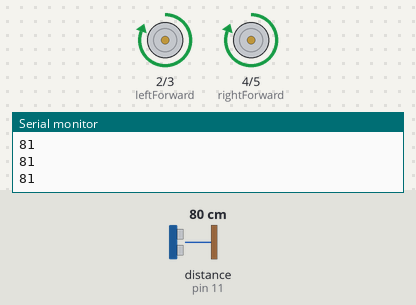
A sketch run on a simulated Arduino Uno, built with avr-gcc and run on an emulated ATmega328P. On the bench: motor-driver pin pairs drawn as motors (green arrow = first pin HIGH = forward, orange = second pin HIGH = backward, longer = more drive), the last lines printed to the serial monitor. Wiring (inferred from the names in the program): ultrasonic range finder: trigger pin 12; echo pin 11. The inputs (shaded band) are chosen by the test bench; at power-on: distance to the obstacle (sensor on pin 11) 80 cm. The echo pulse lasts 58.3 µs per cm.

Above: at 1.3 s.
1.4 s: distance to the obstacle (sensor on pin 11) set to 32 cm
4.4 s: distance to the obstacle (sensor on pin 11) set to 27 cm
At 4.9 s:
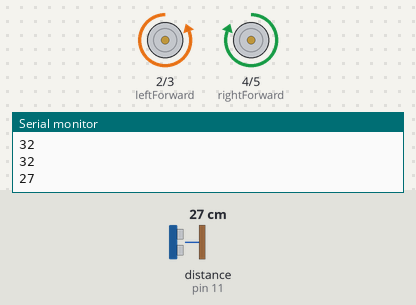
7.4 s: distance to the obstacle (sensor on pin 11) set to 35 cm
At 7.9 s:
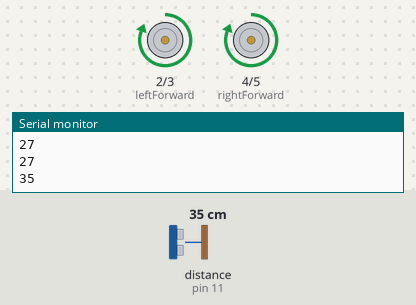
10.4 s: distance to the obstacle (sensor on pin 11) set to 2 cm
At 10.9 s:
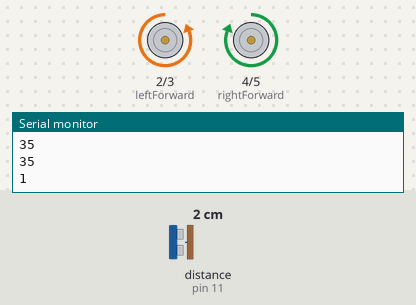
Timing chart, 0 to 13.4 s (numbered marks = the images above; inputs shaded):
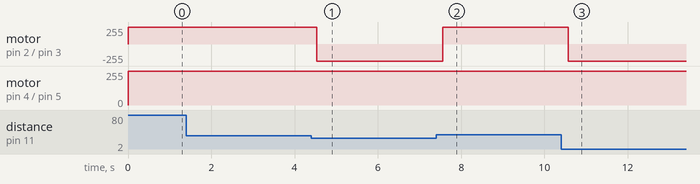

Measured:
- the behaviour switches between 30 and 29 cm on distance to the obstacle (sensor on pin 11) (found by bisection; images 0 and 1)
- after the input at 4.4 s, motor on pin 2 (leftForward) / pin 3 (leftBackward): forward 255/255 → backward 255/255 after 0.14 s
- after the input at 7.4 s, motor on pin 2 (leftForward) / pin 3 (leftBackward): backward 255/255 → forward 255/255 after 0.16 s
- after the input at 10.4 s, motor on pin 2 (leftForward) / pin 3 (leftBackward): forward 255/255 → backward 255/255 after 0.17 s

The sketch:

mumu.ino
```cpp
// Connections to the Arduino Uno
const int trig = 12; // Ultrasonic sensor
const int echo = 11; // Ultrasonic sensor
const int leftForward = 2; // DC Motor
const int leftBackward = 3; // DC Motor
const int rightForward = 4; // DC Motor
const int rightBackward = 5; // DC Motor

int duration = 0;
int distance = 0;

void setup()
{
  pinMode(trig , OUTPUT);       // Ultrasonic sensor
  pinMode(echo , INPUT);        // Ultrasonic sensor
  pinMode(leftForward , OUTPUT); // DC Motor
  pinMode(leftBackward , OUTPUT); // DC Motor
  pinMode(rightForward , OUTPUT); // DC Motor
  pinMode(rightBackward , OUTPUT); // DC Motor

  Serial.begin(9600);
}

void loop()
{
  digitalWrite(trig , HIGH);       // Send trigger pulse
  delayMicroseconds(500);          // Short delay
  digitalWrite(trig , LOW);

  duration = pulseIn(echo , HIGH);  // Read pulse
  distance = (duration / 2) / 28.5; // Convert to cm
  Serial.println(distance);         // Debugging output

  if (distance < 30)
  {
    // Reverse left, forward right -> turn away
    digitalWrite(leftForward , LOW);
    digitalWrite(leftBackward , HIGH);
    digitalWrite(rightForward , HIGH);
    digitalWrite(rightBackward , LOW);
    delay(500);

    // Stop briefly
    digitalWrite(leftForward , LOW);
    digitalWrite(leftBackward , LOW);
    digitalWrite(rightForward , LOW);
    digitalWrite(rightBackward , LOW);
  }
  else
  {
    // Forward
    digitalWrite(leftForward , HIGH);
    digitalWrite(leftBackward , LOW);
    digitalWrite(rightForward , HIGH);
    digitalWrite(rightBackward , LOW);

    delay(500);

    // Stop briefly
    digitalWrite(leftForward , LOW);
    digitalWrite(leftBackward , LOW);
    digitalWrite(rightForward , LOW);
    digitalWrite(rightBackward , LOW);
  }
}
```
